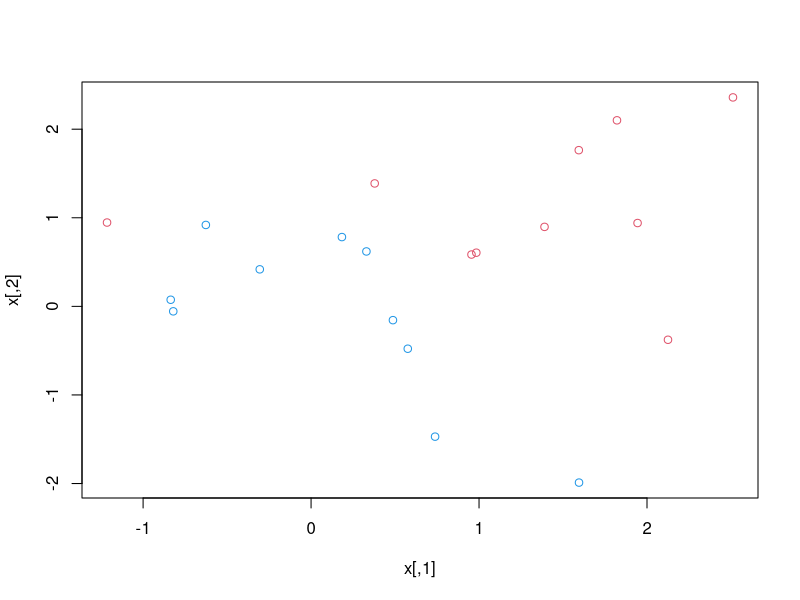
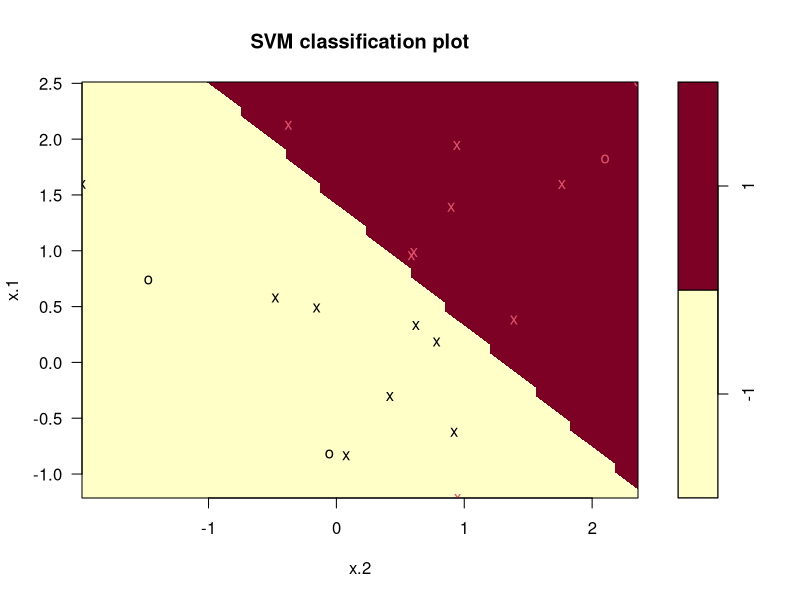
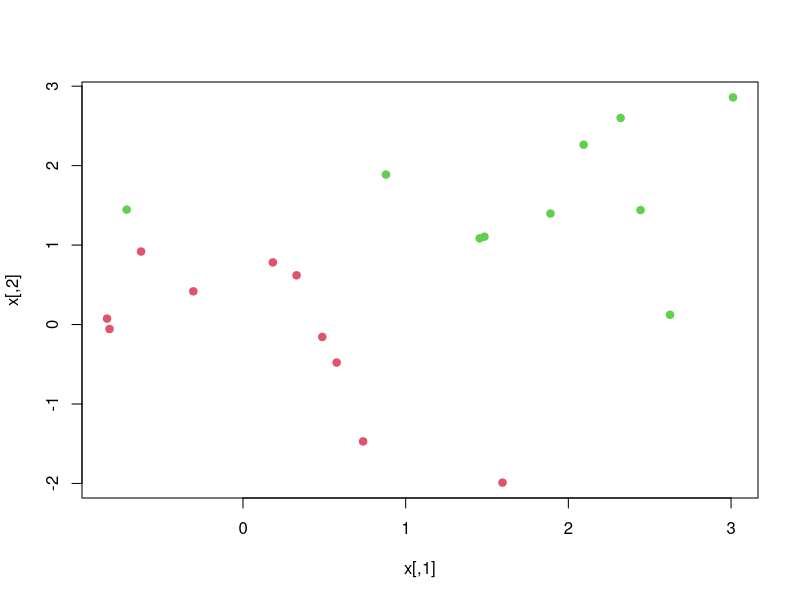
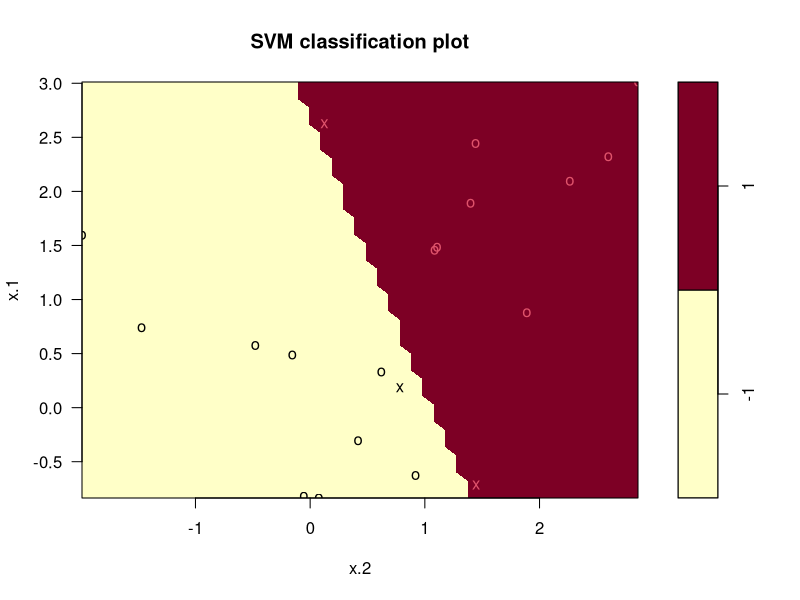
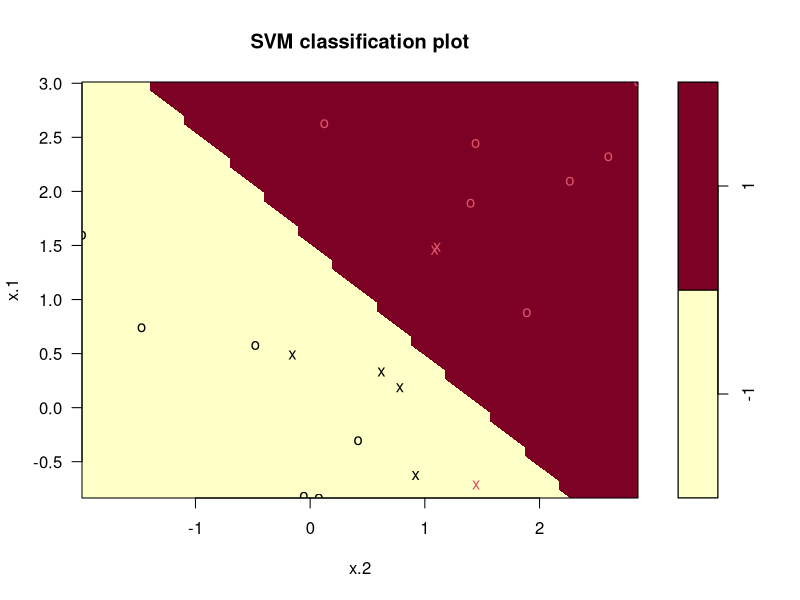

The R script that drew these images, in order:
library(e1071)
set.seed(1)

x = matrix(rnorm(20*2), ncol=2)
y = c(rep(-1,10), rep(1,10))
x[y == 1,] = x[y == 1,] + 1
x
y
plot(x, col=(3 - y))
dat <- data.frame(x = x,y = as.factor(y))
svmfit <- svm(y ~., data=dat, kernel = "linear", cost = 0.1,scale = FALSE)
plot(svmfit , dat)
svmfit$index
summary(svmfit)



tune.out <- tune(svm, y ~.,data=dat,kernel="linear", ranges=list(cost=c(0.001, 0.01, 0.1, 1,5,10,100)))
summary(tune.out)
bestmod = tune.out$best.model
summary(bestmod)
xtest = matrix(rnorm(20 * 2), ncol = 2)
ytest = sample(c(-1, 1), 20, rep = TRUE)
xtest[ytest == 1,]=xtest[ytest == 1,] + 1
testdat=data.frame(x = xtest, y = as.factor(ytest))
ypred <-predict(bestmod ,testdat)
table(predict = ypred, truth =testdat$y)

svmfit <- svm(y~., data = dat, kernel = "linear", cost = 0.01, scale = FALSE)
ypred=predict(svmfit ,testdat)
table(predict=ypred, truth = testdat$y)

x[y == 1,] = x[y== 1,] + 0.5
plot(x, col = (y+5)/2, pch = 19)



dat=data.frame(x = x,y = as.factor(y))
svmfit <-svm(y~., data=dat, kernel = "linear", cost=1e5)
summary(svmfit)
plot(svmfit,dat)

svmfit <- svm(y~., data=dat, kernel="linear", cost=1)
summary(svmfit)
plot(svmfit ,dat)